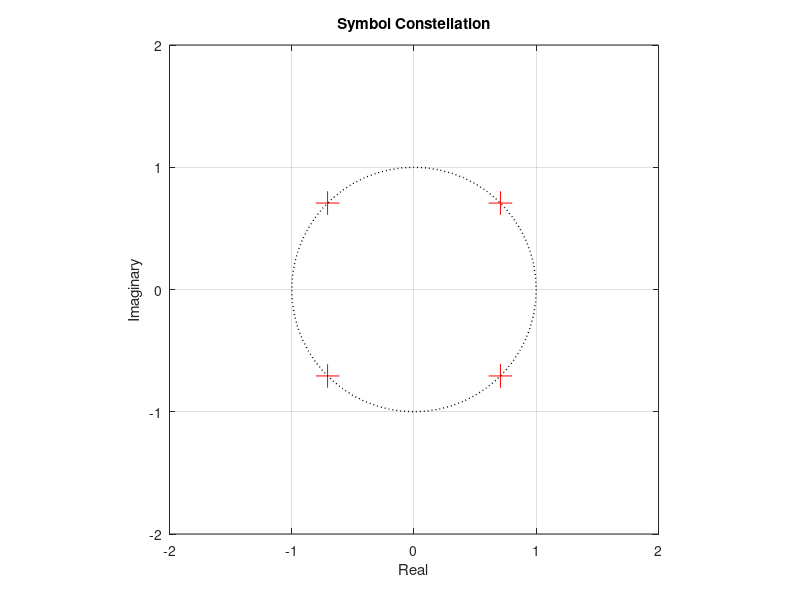

Reproduce this figure in MATLAB. (Note: this script raises an error after producing the figure.)

NumberOfRandomSymbols = 50;

% Modulation parameters
Rb = 800;
M = 4;
Bch = 800;

f_c = 20*10^3;% carrier frequency
omega_c = 2*pi*f_c; 

f_s = 8*f_c; % sampling frequency = 4 * carrier freq. so that the fft will give the peak in the middle
P_c = 10; % transmission power
A_c = sqrt(2*P_c); % transmission amplitude


BitsPerSymbol = log2(M);
Rs = Rb / BitsPerSymbol;
Ts = 1 / Rs;

SqrtHalf = 1/sqrt(2);

Symbols = [SqrtHalf + 1j * SqrtHalf, 
          -SqrtHalf + 1j * SqrtHalf, 
          -SqrtHalf - 1j * SqrtHalf, 
           SqrtHalf - 1j * SqrtHalf];
% Bits as values
SymbolBitValues = [0,1,3,2];
% Bits corresponding to symbols in a vector (used for decoder map)
SymbolBitVector = [0, 0, 0, 1, 1, 1, 1, 0];

%--------------------------------------------------


% Small data set
SymbolBits = [0, 0, 1, 1, 1, 0, 0, 1];

% Random bits data set
NumberOfRandomBits = NumberOfRandomSymbols*log2(M);
RandomBits = arrayfun(@(x) (x > 0.5), rand(NumberOfRandomBits, 1));

NumberOfOnes = sum(RandomBits);

% Print so we can verify that the distribution is uniform
disp('Ratio of ones / zeros = ');
disp(NumberOfOnes / NumberOfRandomBits);

% Plot the constellation
subplot(1,1,1);
plot(Symbols, 'r+', 'MarkerSize',17);
grid on;
axis([-2 2 -2 2]);
rectangle('Position',[-1,-1,2,2],'Curvature',[1,1],'LineWidth',1,'LineStyle',':');
daspect([1,1,1]);
xlabel('Real');
ylabel('Imaginary');
title('Symbol Constellation');
print('-dpng', '~/study/university/semester7/diccom/symbol_constellation.png');

[ak, bk] = encoder(SymbolBits, Symbols, SymbolBitValues, BitsPerSymbol);
SmallDataSetSymbols = ak + 1j * bk;
[ModulatedSymbolBits, t] = modulate(ak, bk, Ts, omega_c, 0, A_c, f_s);
subplot(1,1,1);
plot(t, ModulatedSymbolBits);
grid on;
xlabel('time');
ylabel('s_M(t)');
title('Modulated small data set in time domain');
print('-dpng', '~/study/university/semester7/diccom/modulated_small_dataset.png');


% Modulate the RandomBits data set
[akr, bkr] = encoder(RandomBits, Symbols, SymbolBitValues, BitsPerSymbol);
[ModulatedRandomBits, t]= modulate(akr, bkr, Ts, omega_c, 0, A_c, f_s);
N = length(ModulatedRandomBits);
FFTResult = fftshift(fft(ModulatedRandomBits) / N);
FreqResp = abs(FFTResult);
PhaseResp = angle(FFTResult);
% Fix the fft result so the we have negative frequencies on the left
frequencies = f_s / N * [-N/2 : N/2-1];

subplot(2,1,1);
plot(frequencies, FreqResp);
grid on;
xlabel('frequency');
ylabel('|S_M(f)|');
title('Magnitude of Modulated random data set in frequency domain');

subplot(2,1,2);
plot(frequencies, PhaseResp);
grid on;
xlabel('frequency');
ylabel('|S_M(f)|');
title('Phase of Modulated random data set in frequency domain');
print('-dpng', '~/study/university/semester7/diccom/modulated_random_dataset_fft.png');

%--------------------------------------------------------------------------
% Demodulate and match
[qk_i, qk_q] = matched_demodulate( ModulatedSymbolBits , 1, A_c, omega_c,  0, Ts, f_s);

% Decide and decode
DecodedBits = decoder(MLLDecision([qk_i, qk_q]', Symbols),Symbols,SymbolBitVector);

display('The decoded bits are:');
DecodedBits

% Show the transmit filter output
[s_di, s_dq ,t] = transmit_filter(ak, bk, Ts, f_s);
subplot(2,1,1);
plot(t, s_di);
grid on;
xlabel('time');
ylabel('s_d_i(t)');
title('In-phase component of transmit filter output');
subplot(2,1,2);
grid on;
plot(t, s_dq);
ylabel('s_d_q(t)');
title('Quadrature component of transmit filter output');
print('-dpng', '~/study/university/semester7/diccom/transmit_filter_output.png');


% Show the output of the matched filter
subplot(2,1,1);
stem(qk_i);
grid on;
set(gca, 'XTick', [1:length(qk_i)]);
set(gca, 'YTick', [-1 -1/sqrt(2) 0 1/sqrt(2) 1]);
set(gca, 'YTickLabel', {'-1','-1/sqrt(2)','0','1/sqrt(2)','1'});
xlabel('k (Symbol number)');
ylabel('q_k^i');
axis([0 length(qk_i)+1 -1 1]);
title('Sampled in-phase component of match filter output');
subplot(2,1,2);
stem(qk_q);
grid on;
set(gca, 'XTick', [1:length(qk_q)]);
set(gca, 'YTick', [-1 -1/sqrt(2) 0 1/sqrt(2) 1]);
set(gca, 'YTickLabel', {'-1','-1/sqrt(2)','0','1/sqrt(2)','1'});
xlabel('k (Symbol number)');
ylabel('q_k^q');
axis([0 length(qk_q)+1 -1 1]);
title('Sampled quadrature component of match filter output');
print('-dpng', '~/study/university/semester7/diccom/sampled_matched_filter_output.png');


% Show the matched filter outputs before sampling
[q_i, q_q, t] = matched_demodulate_nosampling( ModulatedSymbolBits , 1, A_c, omega_c,  0, Ts, f_s);
subplot(2,1,1);
plot(t, q_i);
grid on;
xlabel('time');
ylabel('q_i(t)');
title('In-phase component of matched filter output');
subplot(2,1,2);
plot(t, q_q);
grid on;
ylabel('q_q(t)');
title('Quadrature component of matched filter output');
print('-dpng', '~/study/university/semester7/diccom/matched_filter_output.png');

% 2 - no phase difference
% Constellation of received symbols before decision device
ReceivedSymbols = qk_i + 1j * qk_q;

display('Received symbols:');
display(ReceivedSymbols);

display('Distance of received symbols from transmitted symbols:');
display(arrayfun(@abs, SmallDataSetSymbols-ReceivedSymbols));

subplot(1,1,1);
plot(qk_i, qk_q, 'b*', 'MarkerSize', 14);
rectangle('Position',[-1,-1,2,2],'Curvature',[1,1],'LineWidth',1,'LineStyle',':');
daspect([1,1,1]);
grid on;
axis([-2 2 -2 2]);
xlabel('Real');
ylabel('Imaginary');
title('Received Symbols Constellation');
print('-dpng', '~/study/university/semester7/diccom/recv_symbol_constellation.png');


% Compare constellations
subplot(1,1,1);
plot(real(Symbols), imag(Symbols), 'r+', qk_i, qk_q, 'b*', 'MarkerSize', 12);
rectangle('Position',[-1,-1,2,2],'Curvature',[1,1],'LineWidth',1,'LineStyle',':');
daspect([1,1,1]);
grid on;
axis([-2 2 -2 2]);
xlabel('Real');
ylabel('Imaginary');
title('Transmitted and Received Symbols Constellation');
print('-dpng', '~/study/university/semester7/diccom/trans_recv_symbol_constellation.png');



% 3 - phase difference

% Demodulate and match
[qk3_i, qk3_q] = matched_demodulate( ModulatedSymbolBits , 1, A_c, omega_c,  pi/6, Ts, f_s);

% Decide and decode
DecodedBits3 = decoder(MLLDecision([qk3_i, qk3_q]', Symbols),Symbols,SymbolBitVector);


% Constellation of received symbols before decision device
ReceivedSymbols3 = qk3_i + 1j * qk3_q;

display('Received symbols with phase difference pi/6:');
display(ReceivedSymbols3);

display('Distance of received symbols from transmitted symbols, with phase difference of pi/6:');
display(arrayfun(@abs, SmallDataSetSymbols - ReceivedSymbols3));

subplot(1,1,1);
plot(qk3_i, qk3_q, 'b*', 'MarkerSize', 14);
rectangle('Position',[-1,-1,2,2],'Curvature',[1,1],'LineWidth',1,'LineStyle',':');
daspect([1,1,1]);
grid on;
axis([-2 2 -2 2]);
xlabel('Real');
ylabel('Imaginary');
title('Received Symbols Constellation, for phase difference of pi/6');
print('-dpng', '~/study/university/semester7/diccom/recv_symbol_constellation_phase.png');


% Compare constellations
subplot(1,1,1);
plot(real(Symbols), imag(Symbols), 'r+', qk3_i, qk3_q, 'b*', 'MarkerSize', 12);
rectangle('Position',[-1,-1,2,2],'Curvature',[1,1],'LineWidth',1,'LineStyle',':');
daspect([1,1,1]);
grid on;
axis([-2 2 -2 2]);
xlabel('Real');
ylabel('Imaginary');
title('Transmitted and Received Symbols Constellation with phase difference pi/6');
print('-dpng', '~/study/university/semester7/diccom/trans_recv_symbol_constellation_phase.png');


% Channel with noise
%----------------------------------
% We want the noise centered at fc = 20khz (40pi*10^3 rad/sec)
% and with a bandwith of Bch = 800hz, so f1 = 19.6khz, f2 = 20.4khz.
% The sampling frequency is fs = 8fc.
% The filter accepts the bandwith values as factors of fs/2 (for a value of 1 we get fs/2, 0.5 -> fs/4,
% etc.)
% In our case fs/2 = 4fc = 1 [normalized], so f / 4fc = [normalized value]

f1 = 19.6 / 80;
f2 = 20.4 / 80;


gamma_d_max = 10*log10( 2*erfcinv(1e-3)^2 );
gamma_d_min = 10*log10( 2*erfcinv(0.2)^2 );

gamma_d_vec = gamma_d_min : 2 : gamma_d_max

P_r = P_c;
NoiseVariances = P_r ./ (10.^(gamma_d_vec./10));

ChannelWindowFreqs = [f1,f2];
ChannelWindowFilter = fir1(100,ChannelWindowFreqs);

% The number of noise samples should equal the number of modulated data samples = length(ModulatedRandomBits)
NoiseSamples = filter(ChannelWindowFilter, 1, randn(1, length(ModulatedRandomBits)));

ReceivedSignal = ModulatedRandomBits + NoiseSamples;

